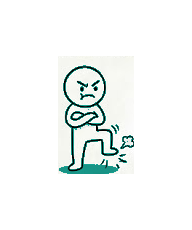
#> input picture src/assets/images/modes/bk_color.png, 192 x 230 px, given in place of media__1790271145507.png, which was not available
$ python uniform_boze_kind.py
#> lines starting #> are read from the running program, lines starting #| are printed output that depends on the picture; pictures that were not available may be replaced by others from this repository, and a replacement may not be noted
import os
from PIL import Image

def process_single_card():
    src = '/Users/matthias/.gemini/antigravity/brain/acd87751-da16-4243-b024-dac813b45d2f/media__1790271145507.png'
    output_dir = '/Users/matthias/.gemini/antigravity/scratch/schema-therapy-app/public/images/modes'

    card_w = 192
    card_h = 230

    img = Image.open(src).convert('RGBA')
#> img is the input picture: PIL image 192x230 RGBA; mean R, G, B, A 243.3, 246.9, 245.7, 255

    # Shrinkwrap first to get the true size of the drawing
    bg = Image.new("RGB", img.size, (255, 255, 255))
#> bg: PIL image 192x230 RGB; every value is 255
    bg.paste(img, mask=img.split()[3])

    img_gray = bg.convert('L')
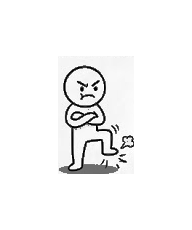
#> img_gray: PIL image 192x230 L; min 0, max 255, mean 245.7
    w, h = bg.size
#> w = 192; h = 230
    min_x, min_y, max_x, max_y = w, h, 0, 0
#> min_x = 192; min_y = 230; max_x = 0; max_y = 0
    has_dark = False

    for y in range(h):
        for x in range(w):
            if img_gray.getpixel((x, y)) < 240:
                min_x = min(min_x, x)
                min_y = min(min_y, y)
                max_x = max(max_x, x)
                max_y = max(max_y, y)
                has_dark = True

    if has_dark:
        final_img = bg.crop((min_x, min_y, max_x, max_y))
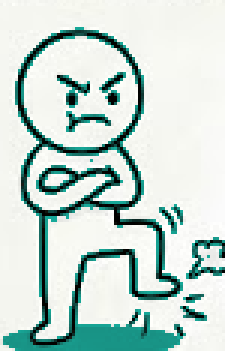
#> final_img: PIL image 75x117 RGB (shown 3 times larger); mean R, G, B 197.6, 215, 209.1
    else:
        final_img = bg

    # Create a new white card
    card = Image.new("RGB", (card_w, card_h), (255, 255, 255))

    # Center the drawing on the card
    offset_x = (card_w - final_img.size[0]) // 2
#> offset_x = 58
    offset_y = (card_h - final_img.size[1]) // 2
#> offset_y = 56

    card.paste(final_img, (offset_x, offset_y))

    dst = os.path.join(output_dir, "bk.png")
    card.save(dst, "PNG")
    print(f"Saved mode card bk")

process_single_card()

$ run again, on src/assets/images/modes/gv.png
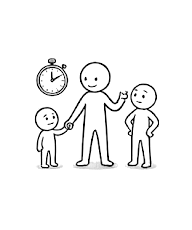
#> input picture src/assets/images/modes/gv.png, 192 x 230 px, given in place of media__1790271145507.png, which was not available
#> in process_single_card, img is the input picture: PIL image 192x230 RGBA; mean R, G, B, A 0, 0, 0, 10.3
#> in process_single_card, `final_img = bg.crop((min_x, min_y, max_x, max_y))`:
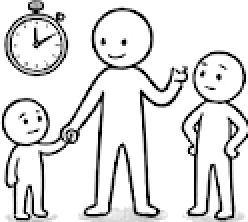
#> final_img: PIL image 124x111 RGB (shown 2 times larger); min 0, max 255, mean 222.3
#> in process_single_card, `card.paste(final_img, (offset_x, offset_y))`:
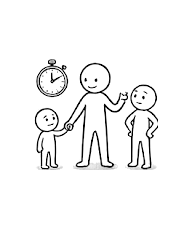
#> card: PIL image 192x230 RGB; min 0, max 255, mean 244.8
